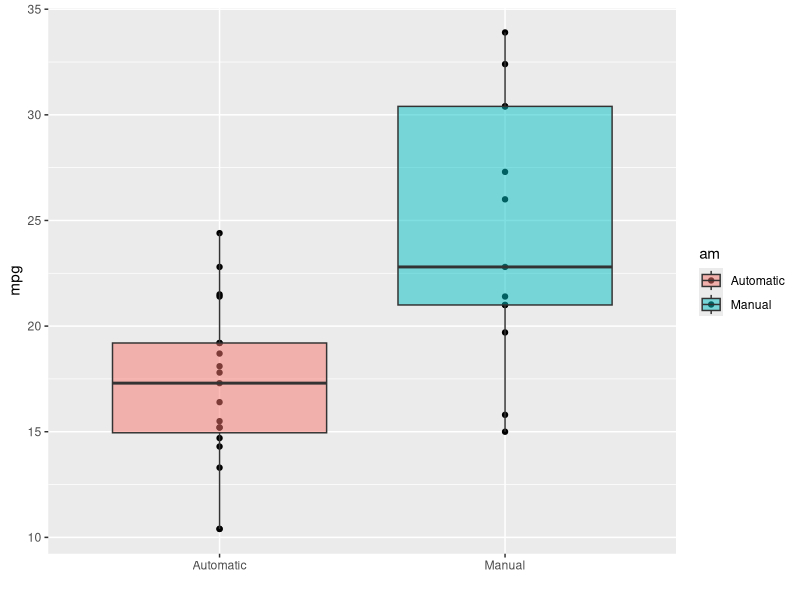
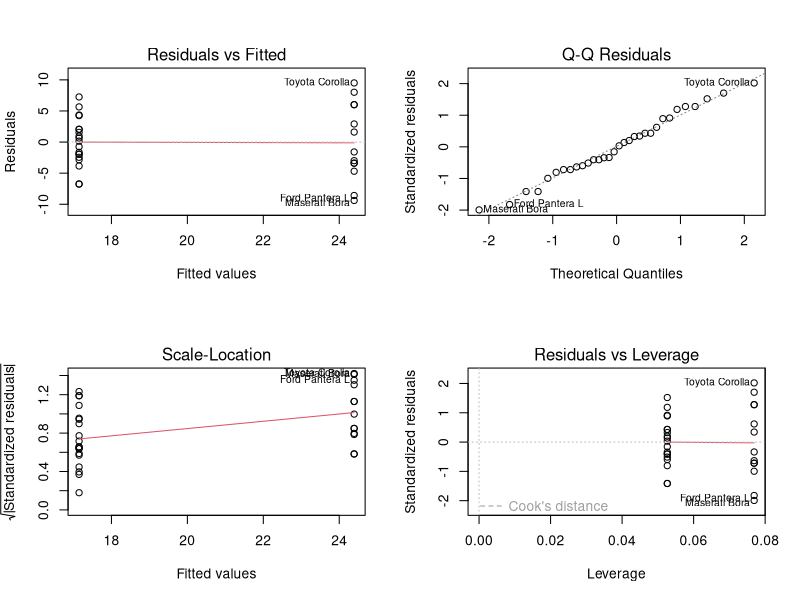
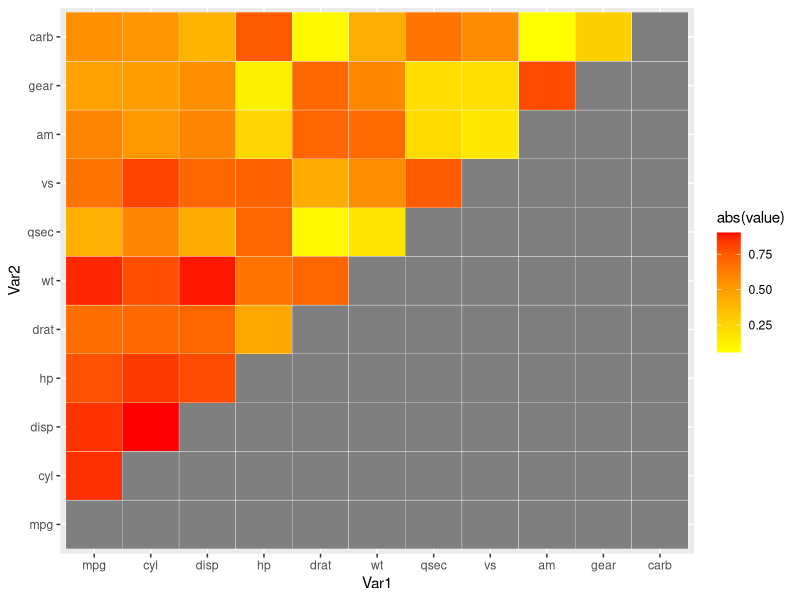
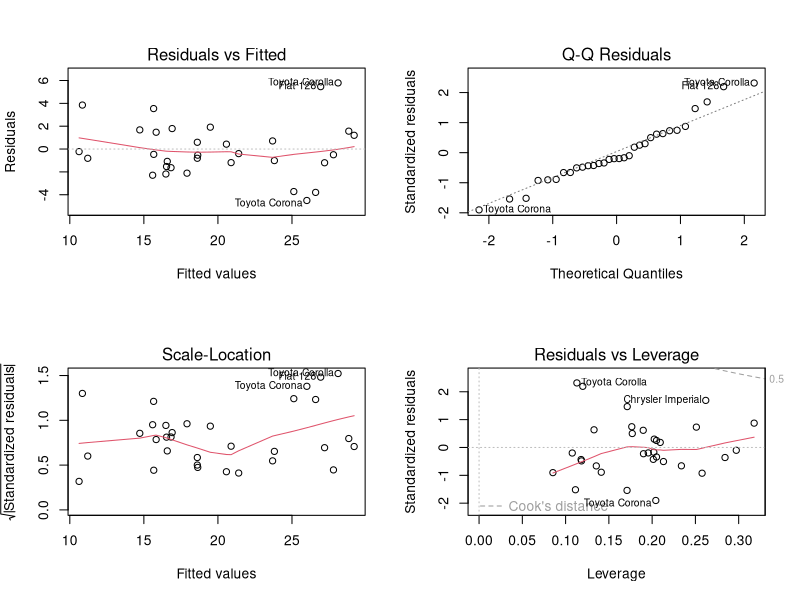

Recreate these plots in R, in order.
## ---- chunk 1
knitr::opts_chunk$set(echo = TRUE, cache = TRUE)
library(ggplot2)
library(reshape2)
data(mtcars)
## ---- chunk 2
head(mtcars)
str(mtcars)
mtcars_num <- mtcars
## ---- chunk 3

mtcars$cyl  <- factor(mtcars$cyl)
mtcars$vs   <- factor(mtcars$vs)
mtcars$gear <- factor(mtcars$gear)
mtcars$carb <- factor(mtcars$carb)
mtcars$am   <- factor(mtcars$am,labels=c("Automatic","Manual"))

ggplot1 <- ggplot(data = mtcars, aes(x=am, y=mpg, fill = am)) +
                geom_point() +
                geom_boxplot(alpha = 0.5) +
                labs(x = "")
## ---- chunk 4
t.test(mpg~am, data=mtcars)
## ---- chunk 5
lmmodel1 <- lm(mpg~am, data = mtcars)
summary (lmmodel1)
## ---- chunk 6
cor_table <- cor(mtcars_num)
cor_table[lower.tri(cor_table, diag = TRUE)] <- NA
cor_table_melt <- melt(cor_table)

ggplot2 <- ggplot(data=cor_table_melt, aes(x=Var1, y=Var2, fill=abs(value))) +
                geom_tile(color = "white") +
                scale_fill_gradient(low = "yellow", high = "red")

var_analysis <- aov(mpg~., data=mtcars)
summary(var_analysis)
## ---- chunk 7
lmmodel2 <- lm(mpg~am + cyl + disp + wt, data = mtcars)
summary (lmmodel2)
anova(lmmodel1, lmmodel2)
## ---- chunk 8
ggplot1
## ---- chunk 9
par(mfrow = c(2,2))
plot(lmmodel1)
## ---- chunk 10
ggplot2
## ---- chunk 11
par(mfrow = c(2,2))
plot(lmmodel2)
